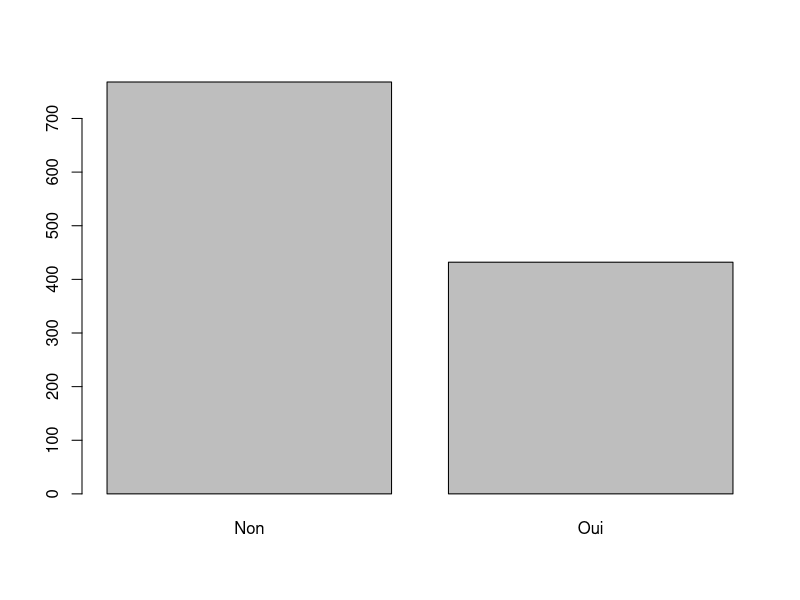
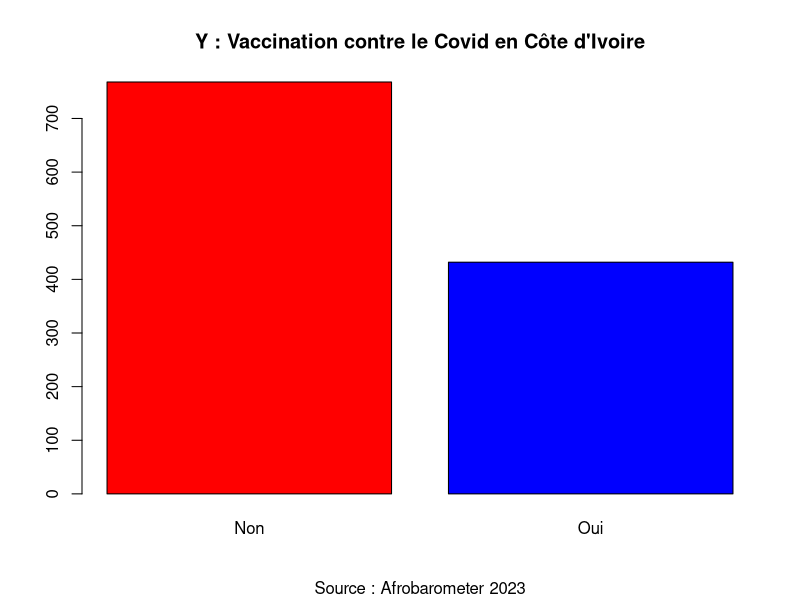
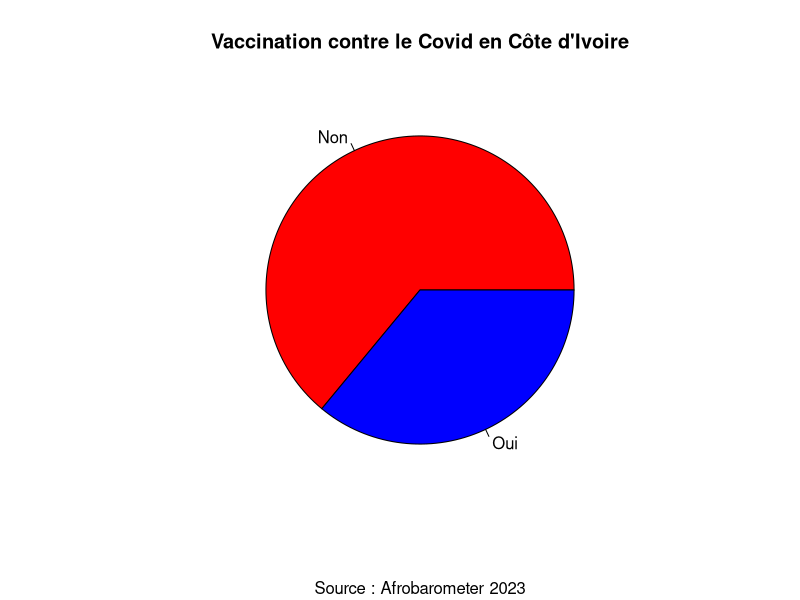
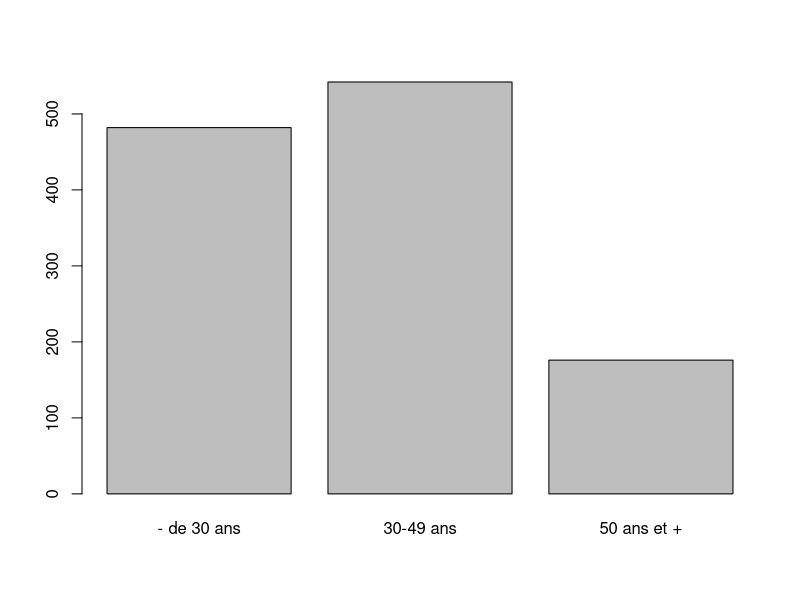
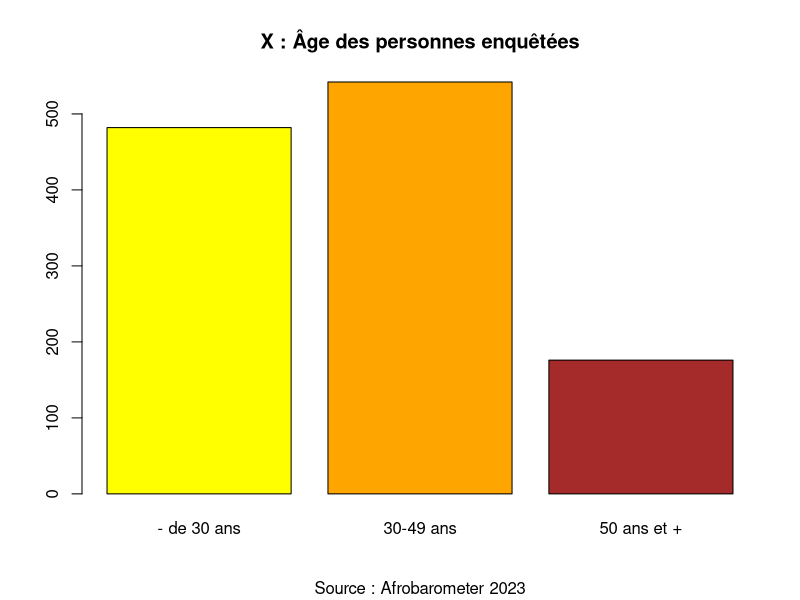
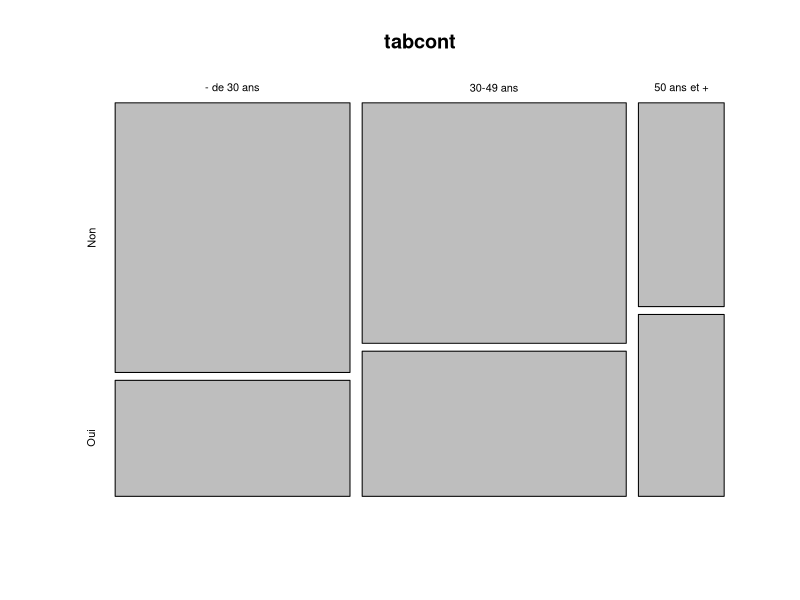
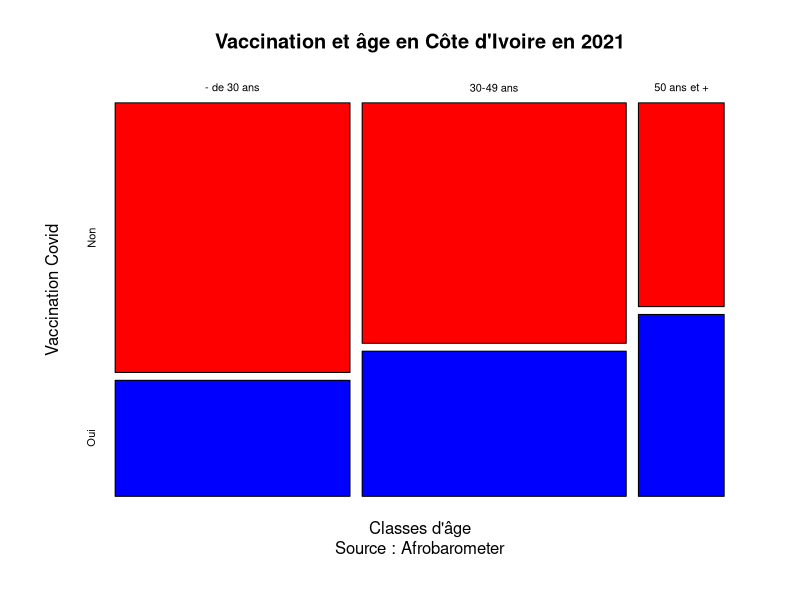
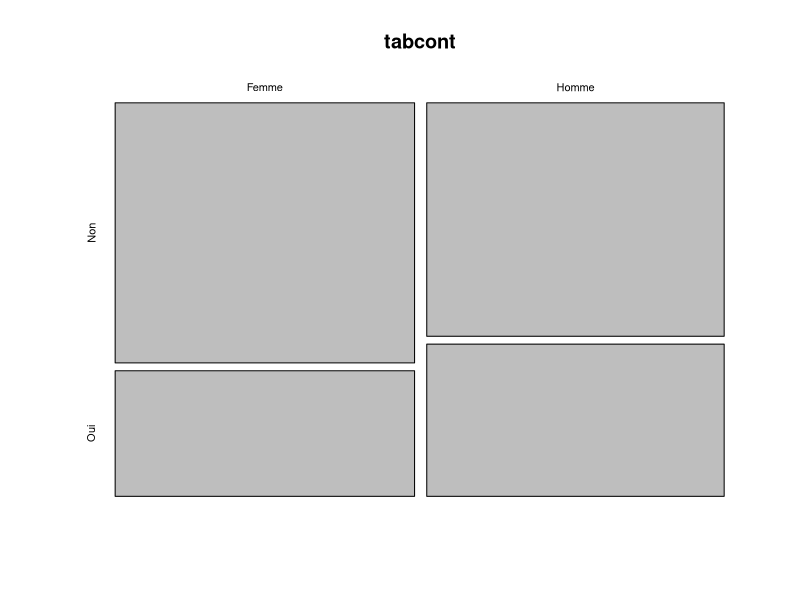

Write R code to recreate these figures, in order.
## ---- chunk 1
don <- read.table(file = "data/civ_afrobarometer_2023/data/survey_data.csv", # nom du fichier et chemin d'accès
                  sep = ";",                     # séparateur (ici, des points-virgule)
                  dec=",",                       # Type de décimale
                  header = TRUE,                 # ligne d'en-tête avec le nom des variables
                  encoding="UTF-8",              # encodage adapté au français
                  stringsAsFactors = TRUE)       # Transforme les character en factor     

## ---- chunk 2
meta <- read.table(file = "data/civ_afrobarometer_2023/data/survey_meta.csv", # nom du fichier et chemin d'accès
                  sep = ";",                     # séparateur (ici, des points-virgule)
                  dec=",",                       # Type de décimale
                  header = TRUE,                 # ligne d'en-tête avec le nom des variables
                  encoding="UTF-8")              # encodage adapté au français

## Affichage des métadonnées
meta
## ---- chunk 3
sel<-don[,c("Q58A","Q101","Q1","URBRUR","REGION")]
colnames(sel)<-c("vac","sex","age","mil","reg")
head(sel)
## ---- chunk 4
sel <-sel[complete.cases(sel), ]
## ---- chunk 5
sel$abi <- sel$reg=="ABIDJAN"

## ---- chunk 6
sel$age3 <-cut(sel$age, breaks=c(17, 29, 49, 100))
levels(sel$age3) <-c("- de 30 ans","30-49 ans", "50 ans et +")
## ---- chunk 7
summary(sel)
## ---- chunk 8
mytab1 <-table(sel$vac)
mytab1
## ---- chunk 9
100*prop.table(mytab1)
## ---- chunk 10
barplot(mytab1)
## ---- chunk 11
barplot(mytab1, 
        main = "Y : Vaccination contre le Covid en Côte d'Ivoire",
        sub = "Source : Afrobarometer 2023",
        col = c("red","blue"))
## ---- chunk 12
pie(mytab1, 
        main = "Vaccination contre le Covid en Côte d'Ivoire",
        sub = "Source : Afrobarometer 2023",
        col = c("red","blue"))
## ---- chunk 13
mytab2 <-table(sel$age3)
mytab2
## ---- chunk 14
100*prop.table(mytab2)
## ---- chunk 15
barplot(mytab2)
## ---- chunk 16
barplot(mytab2, 
        main = " X : Âge des personnes enquêtées ",
        sub = "Source : Afrobarometer 2023",
        col = c("yellow","orange","brown"))
## ---- chunk 17
tabcont<-table(sel$age3,sel$vac)
tabcont
## ---- chunk 18
tabtot <- addmargins(tabcont)
tabtot
## ---- chunk 19
tabpct <- 100*prop.table(tabcont,1) # Calcule le pourcentage en ligne (1)
round(tabpct,1)                     # Arrondi à un chiffre après la virgule
## ---- chunk 20
mosaicplot(tabcont)
## ---- chunk 21
mosaicplot(tabcont, 
           main= "Vaccination et âge en Côte d'Ivoire en 2021",
           sub = "Source : Afrobarometer",
           xlab = "Classes d'âge",
           ylab = "Vaccination Covid",
           col = c("red","blue"))
## ---- chunk 22
chisq.test(tabcont)
## ---- chunk 23
# tableau de contingence
tabcont <- table(sel$sex,sel$vac)
# Pourcentages
prop.table(tabcont,1)
# graphique
plot(tabcont)
# test
chisq.test(tabcont)
## ---- chunk 24
# tableau de contingence
tabcont <- table(sel$sex,sel$mil)
# Pourcentages
prop.table(tabcont,1)
# graphique
plot(tabcont)
# test
chisq.test(tabcont)
## ---- chunk 25
# tableau de contingence
tabcont <- table(sel$sex,sel$abi)
# Pourcentages
prop.table(tabcont,1)
# graphique
plot(tabcont)
# test
chisq.test(tabcont)
